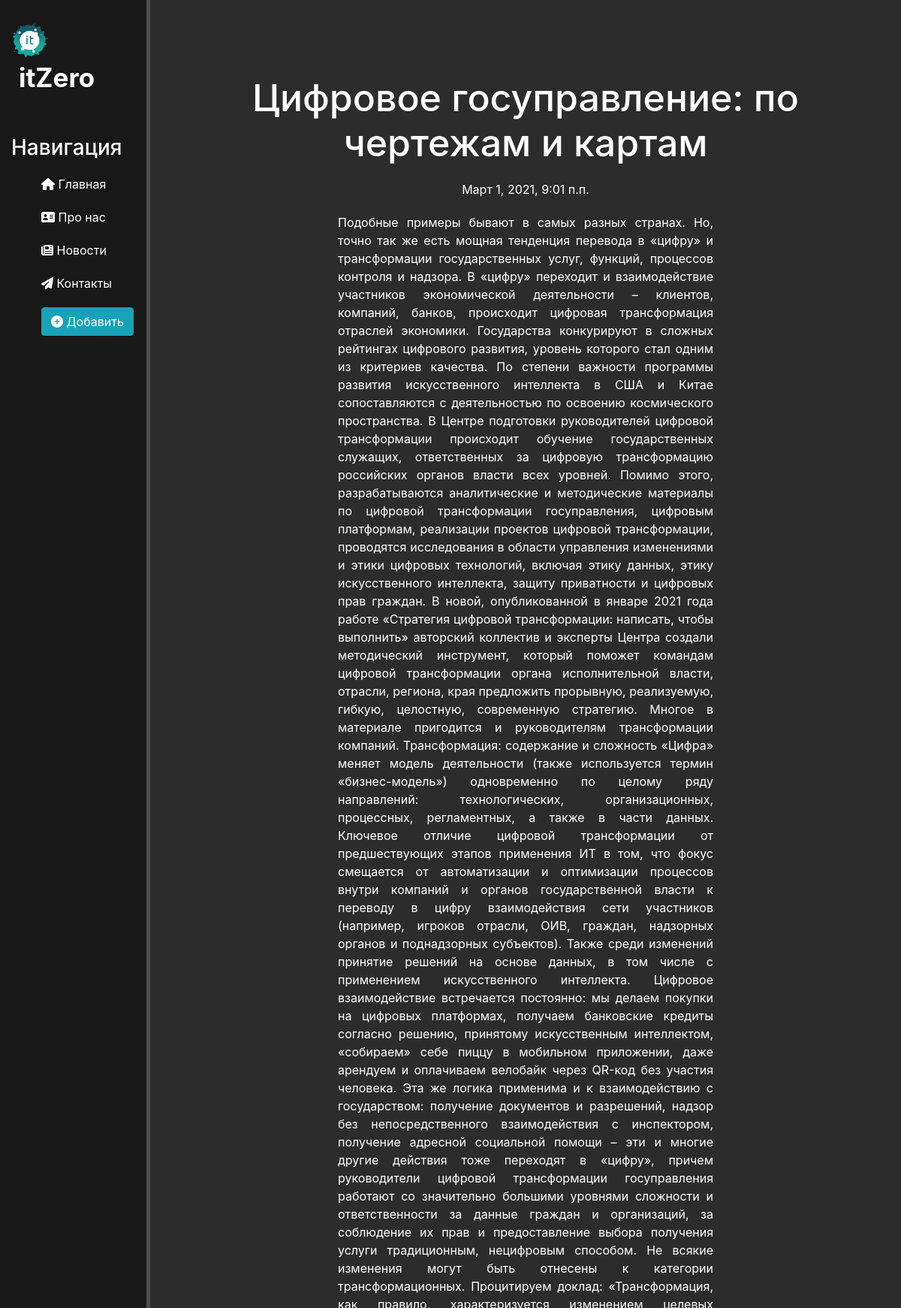
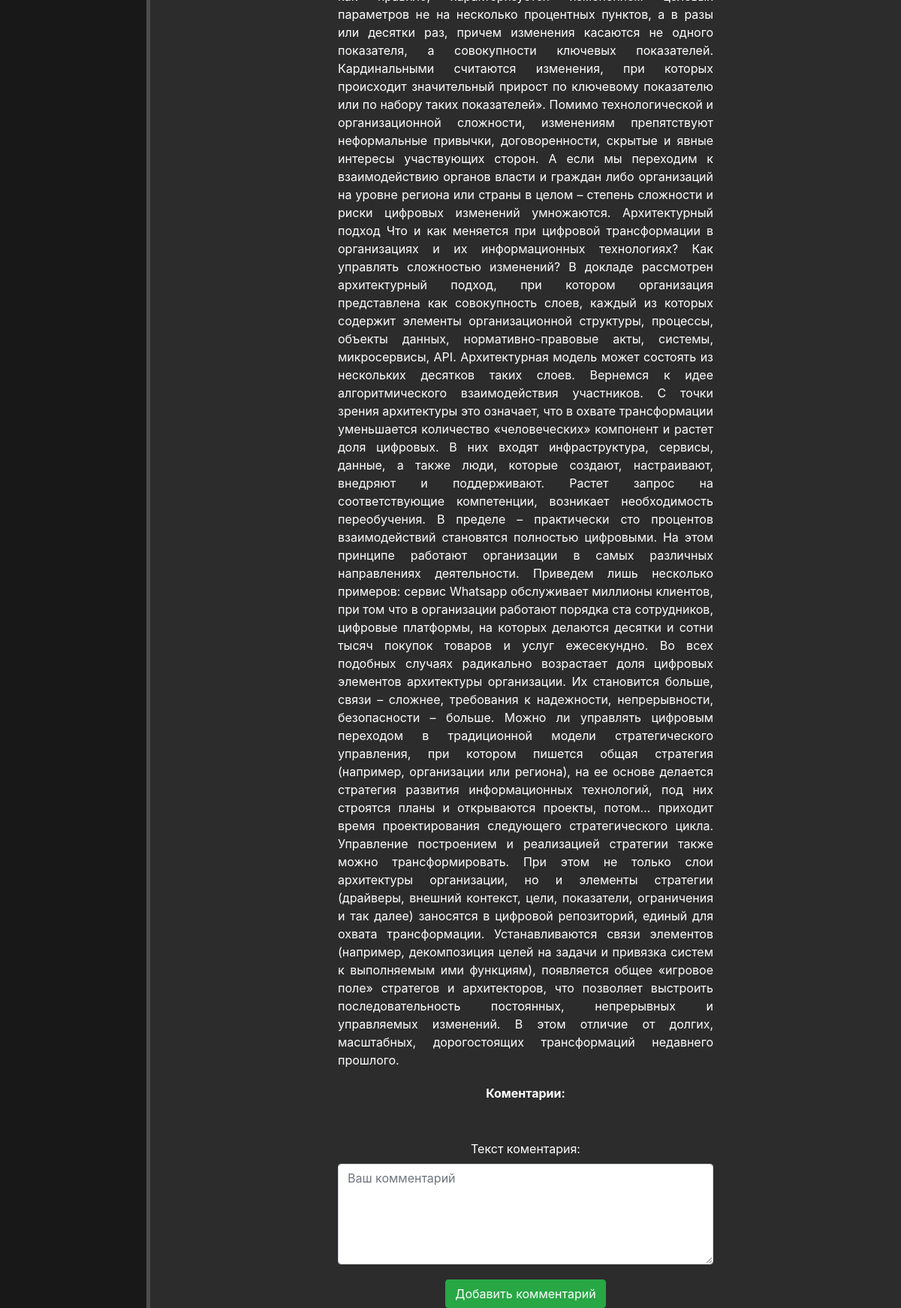
/news/27, run on the app's committed database (2 pictures, top to bottom).
### news/models.py (models this page shows, shortened)
class Articles(models.Model):
    title = models.CharField('Название', max_length=50, default='')
    anons = models.CharField('Анонс', max_length=250, default='')
    full_text = models.TextField('Статья')
    date = models.DateTimeField(auto_now=True)
    tag = models.CharField('Тег', max_length=20, default='',blank=True)
    class Meta:
        verbose_name = 'Новость'
        verbose_name_plural = 'Новости'

### news/views.py (the view, shortened to what this page needs)
# urls.py: path('<int:pk>', views.NewsDetailView.as_view(), name='news-detail'),
class NewsDetailView(FormMixin, DetailView):
    model = Articles
    template_name = 'news/details_view.html'
    context_object_name = 'article'
    form_class = CommentForm
    success_msg = 'Коментарий успешно создан'

### news/forms.py
class CommentForm(ModelForm):
    class Meta:
        model = Comments
        fields = ['text',]
        widgets = {
            "text": Textarea(attrs={
                'class': 'form-control',
                'placeholder': 'Ваш комментарий',
                'rows': 5,
            }),
        }

### news/templates/news/details_view.html (shortened to what this page needs)
{% extends 'main/layout.html' %}
{% block content %}
    <div class="features">
        <h1>{{ article.title }}</h1>
        <p>{{ article.date }}</p>
        <p class="text-justify">{{ article.full_text }}</p>
        <p><b>Коментарии:</b></p>
        <div>
        <form method="post" id="add_form">
            {{ form.as_p }}
        </form>
    </div>
        <button form="add_form" class="btn btn-success" type="submit">Добавить комментарий</button>
    </div>
{% endblock %}

### main/static/main/css/main.css (style rules this page uses)
body { background: #2c2c2c; }
main .features { color: #fff; margin-top: 100px; text-align: center; }
main .features h1 { font-size: 50px; }
main .features p { max-width: 500px; margin: 20px auto; }
form { margin: auto; width: 500px; margin-top: 50px; }

### data on the page
Articles: title "Цифровое госуправление: по чертежам и картам", date "Март 1, 2021, 9:01 п.п.", full_text "Подобные примеры бывают в самых разных странах. Но, точно так же есть мощная тенденция перевода в «цифру» и трансформации государственных услуг, функций, процессов контроля и надзора. В «цифру» переходит и взаимодействие участников экономической деятельности – клиентов, компаний, банков, происходит цифровая трансформация отраслей экономики. Государства конкурируют в сложных рейтингах цифрового развития, уровень которого стал одним из критериев качества. По степени важности программы развития искусственного интеллекта в США и Китае сопоставляются с деятельностью по освоению космического пространства. В Центре подготовки руководителей цифровой трансформации происходит обучение государственных…"
